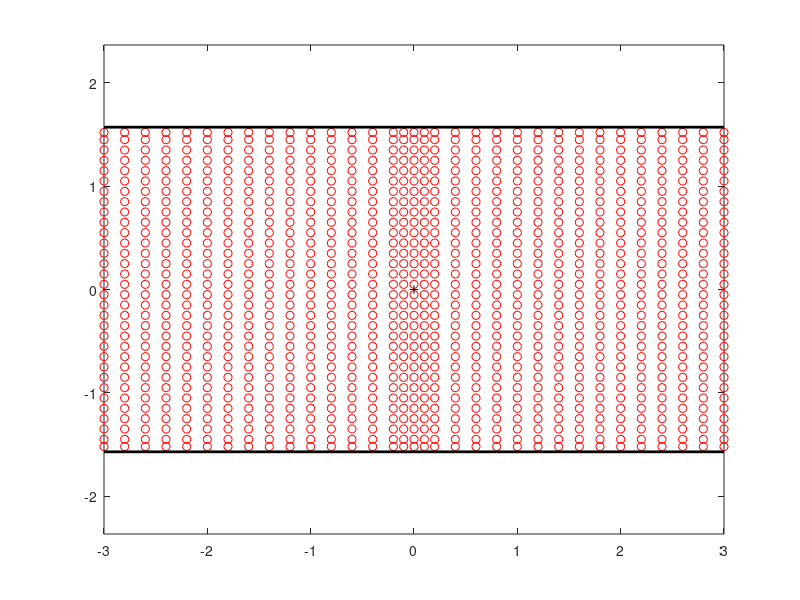

This figure's MATLAB source: (Note: this script raises an error after producing the figure.)
% example_strip_slit_save_contores_1.m
% Nasser, June 16, 2019
clc;clear; 
%
% To generate the data files 
% x1_pt.mat, y1_pt.mat, u1_pt.mat
% which used by the file
% example_strip_slit_plot_contores_1.m
% to plot Figure 29 in Section 9 of the paper:
% COMPUTATION OF CONFORMAL INVARIANTS 
%
%
n     =  2^12;  
ratio =  0.1;
z1    =  0;
%
[X,Y]    =  meshgrid([-3.0:0.2:-0.2,-0.1,0,0.1,0.2:0.2:3.0],[-1.52,-1.45:0.1:1.45,1.52]);
Z        =  X+i*Y;
[mx,nx]  = size(Z);
%
figure
plot(real(Z),imag(Z),'or')
hold on
plot([-3 3],[-pi/2  -pi/2],'k','LineWidth',2)
plot([-3 3],[+pi/2  +pi/2],'k','LineWidth',2)
plot(0,0,'+k')
axis equal
%
%
for kx=1:mx
    for jx=1:nx
        z = Z(kx,jx);
        z
        u(kx,jx) = cap_of_strip_slit(z1,z,n,ratio,1e-14);
    end
end
%
save('x1_pt.mat', 'X', '-ascii', '-double');
save('y1_pt.mat', 'Y', '-ascii', '-double');
save('u1_pt.mat', 'u', '-ascii', '-double');
%